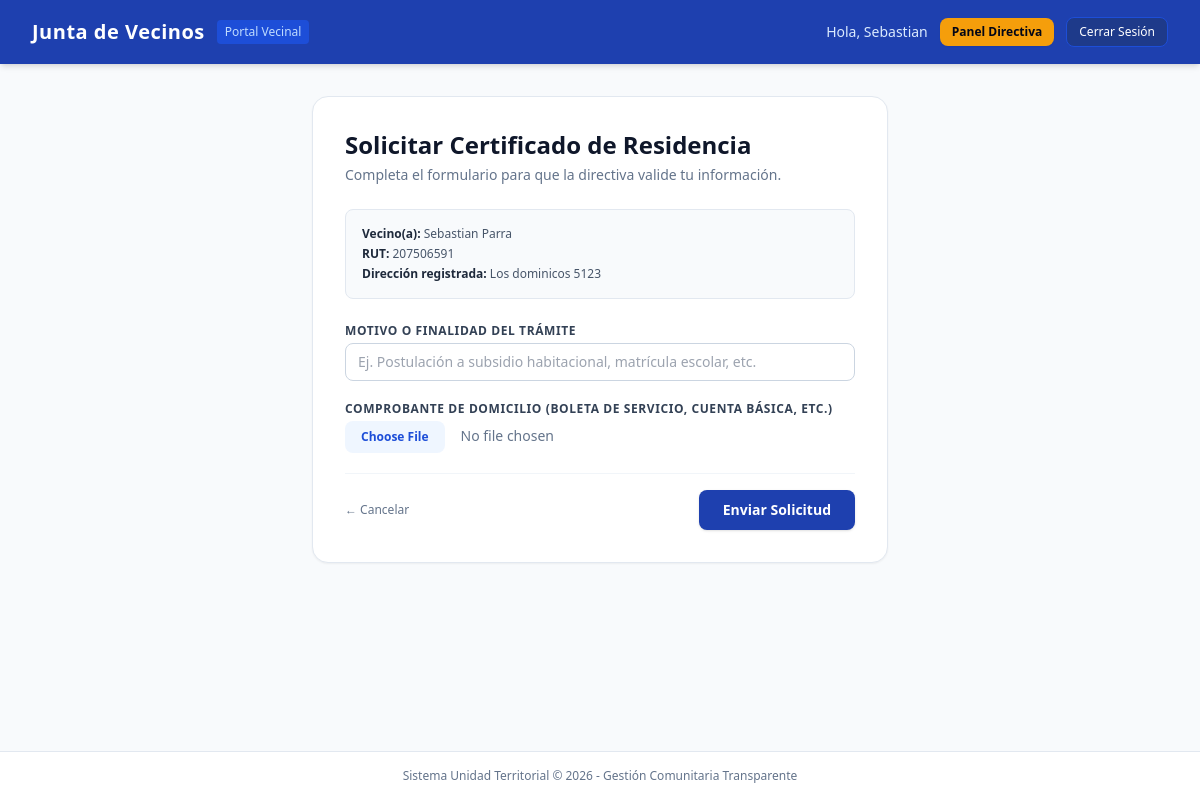
The page /certificates/solicitar/ (signed in) on the database its author committed.
### residents/models.py (models this page shows, shortened)
class Resident(AbstractUser):
    class RoleChoices(models.TextChoices):
        VECINO = 'VECINO', 'Vecino'
        DIRECTIVA = 'DIRECTIVA', 'Directiva'
        ADMIN = 'ADMIN', 'Administrador'
    class StatusChoices(models.TextChoices):
        PENDIENTE = 'PENDIENTE', 'Pendiente de Validación'
        ACTIVO = 'ACTIVO', 'Activo'
        RECHAZADO = 'RECHAZADO', 'Rechazado'
    rut = models.CharField(max_length=12, unique=True, verbose_name="RUT")
    phone = models.CharField(max_length=15, blank=True, null=True, verbose_name="Teléfono")
    address = models.CharField(max_length=255, verbose_name="Dirección / Pasaje")
    birth_date = models.DateField(blank=True, null=True, verbose_name="Fecha de Nacimiento")
    role = models.CharField(max_length=15, choices=RoleChoices.choices, default=RoleChoices.VECINO)
    status = models.CharField(max_length=15, choices=StatusChoices.choices, default=StatusChoices.PENDIENTE)
    USERNAME_FIELD = 'rut'
    REQUIRED_FIELDS = ['username', 'email', 'first_name', 'last_name']
    class Meta:
        verbose_name = "Residente"
        verbose_name_plural = "Residentes"

### certificates/views.py (the view)
# urls.py: path('solicitar/', create_certificate_request, name='solicitar'),
@login_required
def create_certificate_request(request):
    if request.method == 'POST':
        form = CertificateRequestForm(request.POST, request.FILES)
        if form.is_valid():
            cert = form.save(commit=False)
            cert.resident = request.user
            cert.save()
            messages.success(request, "Tu solicitud de certificado fue enviada exitosamente para revisión.")
            return redirect('portal:mis_certificados')
    else:
        form = CertificateRequestForm()
    return render(request, 'certificates/solicitar.html', {'form': form})

### certificates/forms.py
class CertificateRequestForm(forms.ModelForm):
    class Meta:
        model = CertificateRequest
        fields = ['purpose', 'address_proof']
        widgets = {
            'purpose': forms.TextInput(attrs={
                'class': 'w-full px-3 py-2 border border-slate-300 rounded-lg text-sm focus:ring-2 focus:ring-blue-600 focus:outline-none',
                'placeholder': 'Ej. Postulación a subsidio habitacional, matrícula escolar, etc.'
            }),
            'address_proof': forms.ClearableFileInput(attrs={
                'class': 'w-full text-sm text-slate-500 file:mr-4 file:py-2 file:px-4 file:rounded-lg file:border-0 file:text-xs file:font-semibold file:bg-blue-50 file:text-blue-700 hover:file:bg-blue-100'
            }),
        }
        labels = {
            'purpose': 'Motivo o Finalidad del Trámite',
            'address_proof': 'Comprobante de Domicilio (Boleta de servicio, cuenta básica, etc.)',
        }

### templates/certificates/solicitar.html (shortened to what this page needs)
{% extends 'base/base.html' %}
{% block content %}
<div class="max-w-xl mx-auto bg-white p-8 rounded-2xl shadow-sm border border-slate-200">
    <div class="mb-6">
        <h1 class="text-2xl font-bold text-slate-900">Solicitar Certificado de Residencia</h1>
        <p class="text-sm text-slate-500 mt-1">Completa el formulario para que la directiva valide tu información.</p>
    </div>
    <div class="bg-slate-50 rounded-lg p-4 mb-6 border border-slate-200 text-xs text-slate-600 space-y-1">
        <p><span class="font-semibold text-slate-800">Vecino(a):</span> {{ user.get_full_name|default:user.username }}</p>
        <p><span class="font-semibold text-slate-800">RUT:</span> {{ user.rut }}</p>
        <p><span class="font-semibold text-slate-800">Dirección registrada:</span> {{ user.address }}</p>
    </div>
    <form method="post" enctype="multipart/form-data" class="space-y-5">
        <div>
            <label class="block text-xs font-semibold text-slate-700 uppercase tracking-wider mb-1">
                {{ form.purpose.label }}
            </label>
            {{ form.purpose }}
        </div>
        <div>
            <label class="block text-xs font-semibold text-slate-700 uppercase tracking-wider mb-1">
                {{ form.address_proof.label }}
            </label>
            {{ form.address_proof }}
        </div>
        <div class="flex items-center justify-between pt-4 border-t border-slate-100">
            <a href="{% url 'portal:mis_certificados' %}" class="text-xs text-slate-500 hover:text-slate-800 font-medium">&larr; Cancelar</a>
            <button type="submit" class="py-2.5 px-6 bg-blue-800 hover:bg-blue-900 text-white font-semibold text-sm rounded-lg shadow transition">
                Enviar Solicitud
            </button>
        </div>
    </form>
</div>
{% endblock %}

### templates/base/base.HTML (shortened to what this page needs)
<!DOCTYPE html>
<html lang="es">
<head>
    <script src="https://cdn.tailwindcss.com"></script>
</head>
<body class="bg-slate-50 text-slate-800 flex flex-col min-h-screen">
    <nav class="bg-blue-800 text-white shadow-md">
        <div class="max-w-7xl mx-auto px-4 sm:px-6 lg:px-8">
            <div class="flex justify-between items-center h-16">
                <div class="flex items-center space-x-3">
                    <a href="{% url 'portal:dashboard' %}" class="text-xl font-bold tracking-wide hover:text-blue-100 transition">
                        Junta de Vecinos
                    </a>
                    <span class="text-xs bg-blue-700 px-2 py-1 rounded text-blue-200">Portal Vecinal</span>
                </div>
                <div class="flex items-center space-x-3">
                    {% if user.is_authenticated %}
                        <span class="text-sm font-medium text-blue-100 hidden sm:inline">
                            Hola, {{ user.first_name|default:user.username }}
                        </span>
                        {% if user.is_staff or user.role == 'DIRECTIVA' %}
                            <a href="{% url 'portal:directiva_dashboard' %}" class="text-xs bg-amber-500 hover:bg-amber-600 text-slate-950 font-bold px-3 py-1.5 rounded-lg shadow-sm transition">
                                Panel Directiva
                            </a>
                        {% endif %}
                        <form method="post" action="{% url 'portal:logout' %}" class="inline">
                            <button type="submit" class="text-xs bg-blue-900 hover:bg-blue-950 px-3 py-1.5 rounded-lg transition border border-blue-700">
                                Cerrar Sesión
                            </button>
                        </form>
                    {% else %}
                        <a href="{% url 'portal:login' %}" class="text-sm bg-white text-blue-800 hover:bg-blue-50 font-semibold px-4 py-2 rounded-lg transition shadow-sm">
                            Iniciar Sesión
                        </a>
                    {% endif %}
                </div>
            </div>
        </div>
    </nav>
    <main class="flex-grow max-w-7xl w-full mx-auto px-4 sm:px-6 lg:px-8 py-8">
        {% block content %}{% endblock %}
    </main>
    <footer class="bg-white border-t border-slate-200 py-4 text-center text-xs text-slate-500">
        Sistema Unidad Territorial &copy; {% now "Y" %} - Gestión Comunitaria Transparente
    </footer>
</body>
</html>

### rows shown on the page
Resident: first_name "Sebastian", get_full_name "Sebastian Parra", rut "207506591", address "Los dominicos 5123"
